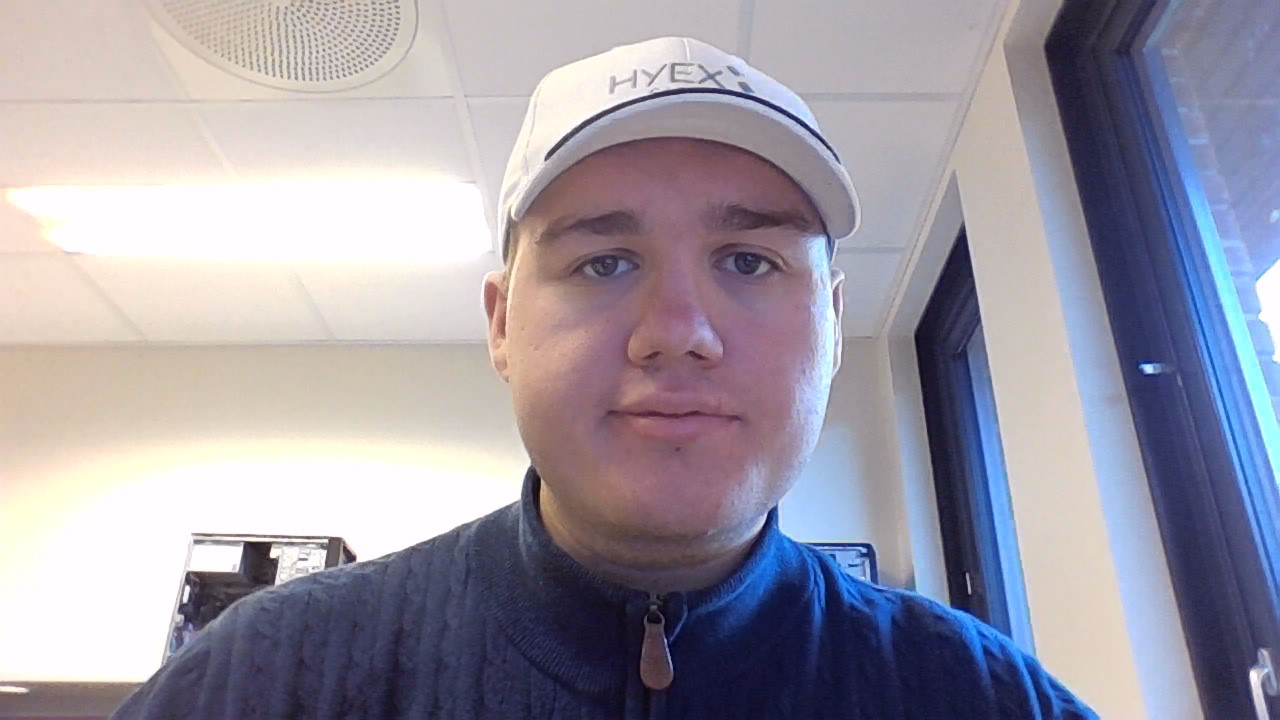
#> input picture Qualitycheck_and_Alignment/pythonProject/vangen999.jpg, 1280 x 720 px
$ python main.py   (older library calls are emulated)
#> lines starting #> are read from the running program, lines starting #| are printed output that depends on the picture; long printed decimals are rounded
import cv2

# Load the image
image = cv2.imread('vangen999.jpg')
#> image is the input picture: shape (720, 1280, 3); mean B, G, R 165.2, 153.1, 157.5

# Define quality requirements
min_width = 500
min_height = 500
max_sharpness = 110  # Adjusted for lower sharpness

# Check image quality
height, width, _ = image.shape
#> height = 720; width = 1280
laplacian = cv2.Laplacian(cv2.cvtColor(image, cv2.COLOR_BGR2GRAY), cv2.CV_64F)
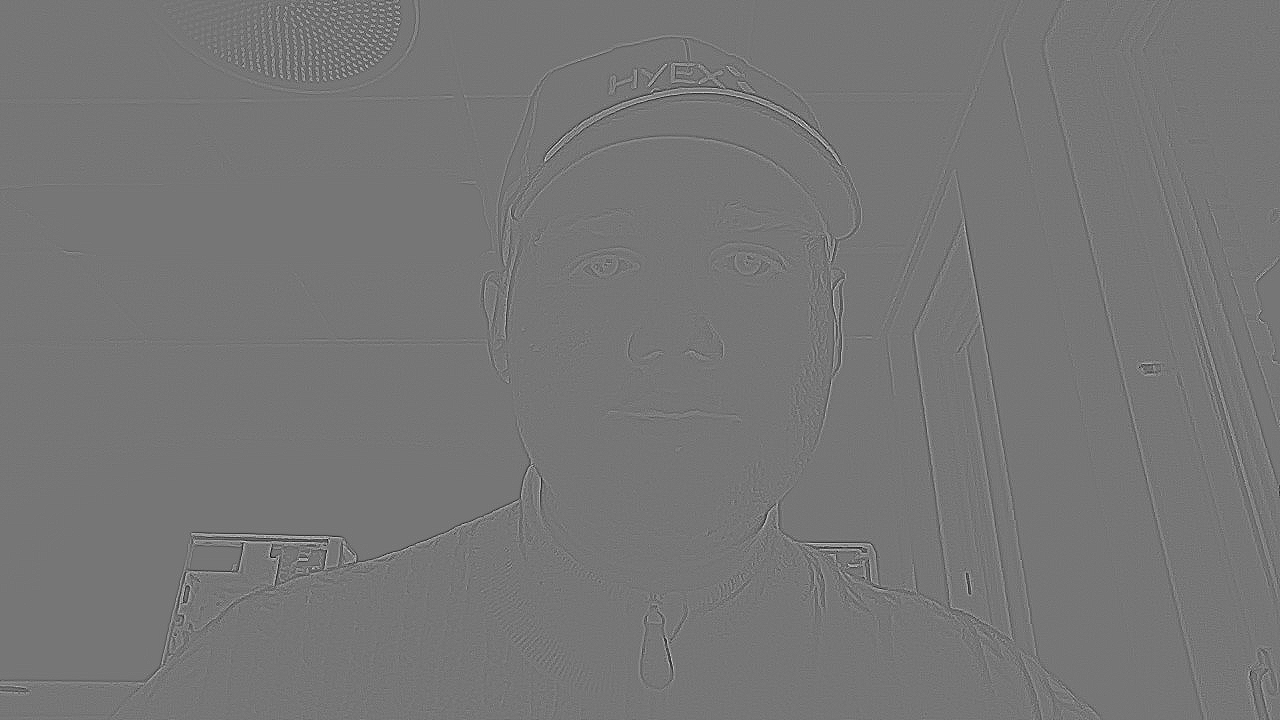
#> laplacian: shape (720, 1280) float64; min -166, max 191, mean 0; drawn with min black and max white
sharpness = laplacian.var()
#> sharpness = 104.3
print("Sharpness:", sharpness)
#| Sharpness: 104.338
# Compare to requirements
if width >= min_width and height >= min_height and sharpness <= max_sharpness:  # Inverted the condition
    print("Image quality meets the requirements.")
else:
    print("Image quality does not meet the requirements.")

$ run again, with Qualitycheck_and_Alignment/pythonProject/vangen99.jpg copied over Qualitycheck_and_Alignment/pythonProject/vangen999.jpg
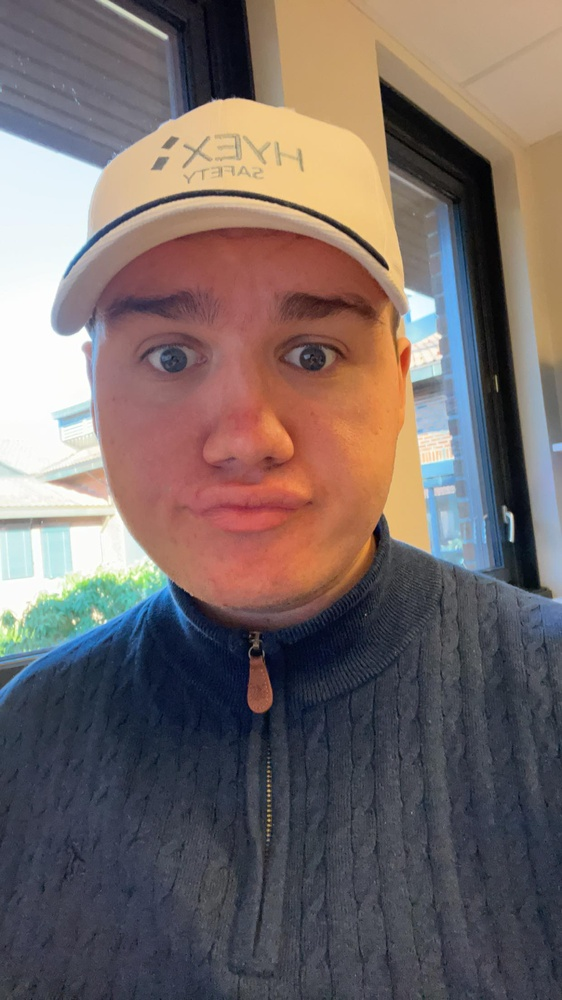
#> input picture Qualitycheck_and_Alignment/pythonProject/vangen99.jpg, 562 x 1000 px, shrunk from 1240 x 2208 before the run
#> image is the input picture: shape (1000, 562, 3); mean B, G, R 103.6, 105.7, 118
#> `laplacian = cv2.Laplacian(cv2.cvtColor(image, cv2.COLOR_BGR2GRAY), cv2..`:
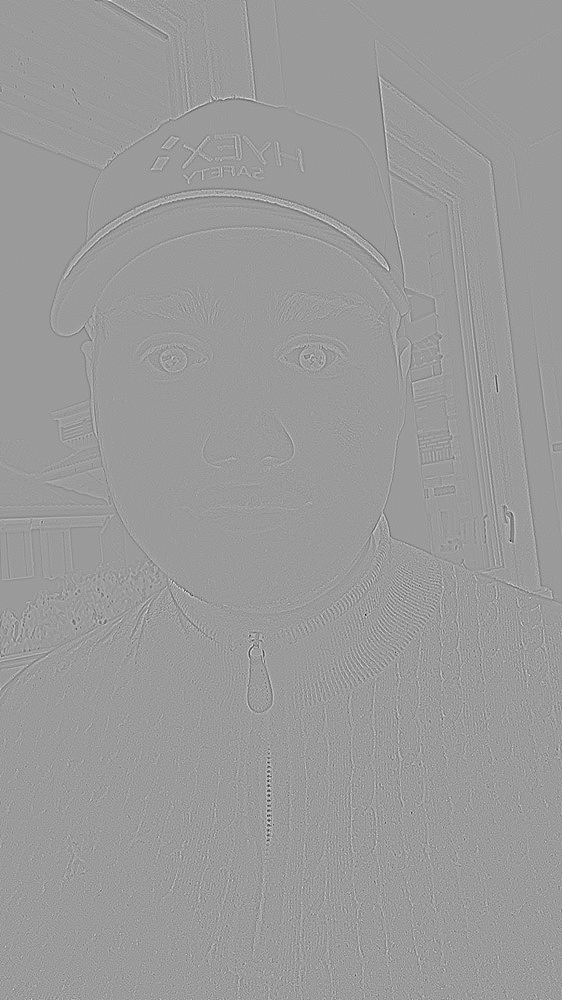
#> laplacian: shape (1000, 562) float64; min -238, max 154, mean 0; drawn with min black and max white
#> sharpness = 169.9
#| Sharpness: 169.896

$ run again, with Qualitycheck_and_Alignment/pythonProject/goat_bad.jpg copied over Qualitycheck_and_Alignment/pythonProject/vangen999.jpg
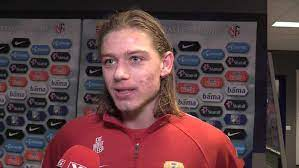
#> input picture Qualitycheck_and_Alignment/pythonProject/goat_bad.jpg, 299 x 168 px
#> image is the input picture: shape (168, 299, 3); mean B, G, R 67.9, 64.6, 95.7
#> `laplacian = cv2.Laplacian(cv2.cvtColor(image, cv2.COLOR_BGR2GRAY), cv2..`:
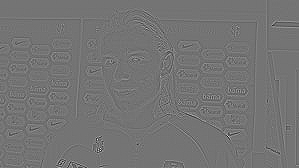
#> laplacian: shape (168, 299) float64; min -480, max 572, mean 0; drawn with min black and max white
#> sharpness = 1404.5
#| Sharpness: 1404.456
